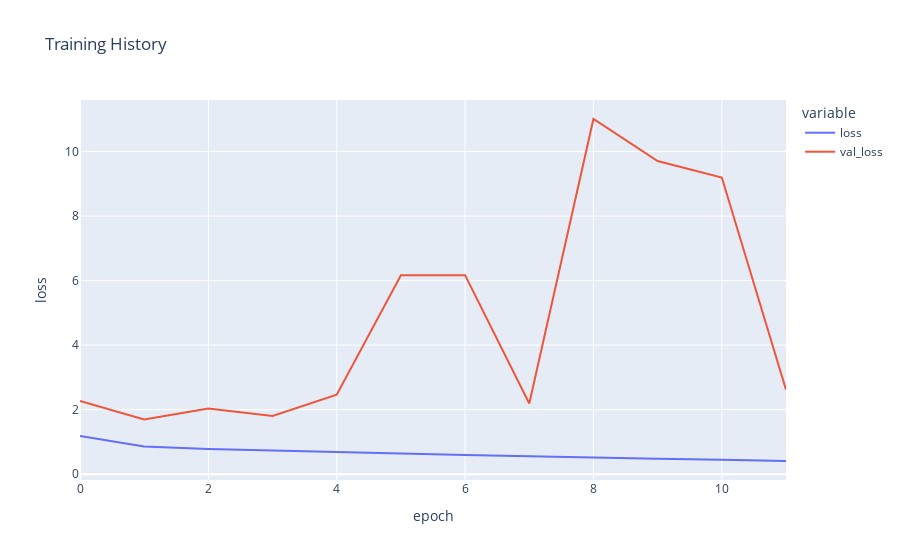

This figure's notebook cell:
### Markdown cell above
### Plotting model performance

### Code cell
fig = px.line(
    history_ethnicity.history, y=['loss', 'val_loss'],
    labels={'index': 'epoch', 'value': 'loss'}, 
    title='Training History')
fig.show()

### Figure 1 — Plotly figure (JSON) as saved in the notebook; plotly's stock layout.template omitted (floating-point values rounded to 4 significant figures)
{"data": [{"hovertemplate": "variable=loss<br>epoch=%{x}<br>loss=%{y}<extra></extra>", "legendgroup": "loss", "line": {"color": "#636efa", "dash": "solid"}, "marker": {"symbol": "circle"}, "mode": "lines", "name": "loss", "orientation": "v", "showlegend": true, "type": "scatter", "x": [0, 1, 2, 3, 4, 5, 6, 7, 8, 9, 10, 11], "xaxis": "x", "y": [1.187, 0.8604, 0.7813, 0.7302, 0.6738, 0.6431, 0.5929, 0.5567, 0.5113, 0.4763, 0.4493, 0.4083], "yaxis": "y"}, {"hovertemplate": "variable=val_loss<br>epoch=%{x}<br>loss=%{y}<extra></extra>", "legendgroup": "val_loss", "line": {"color": "#EF553B", "dash": "solid"}, "marker": {"symbol": "circle"}, "mode": "lines", "name": "val_loss", "orientation": "v", "showlegend": true, "type": "scatter", "x": [0, 1, 2, 3, 4, 5, 6, 7, 8, 9, 10, 11], "xaxis": "x", "y": [2.267, 1.698, 2.032, 1.806, 2.466, 6.165, 6.169, 2.19, 11.01, 9.705, 9.196, 2.619], "yaxis": "y"}], "layout": {"legend": {"title": {"text": "variable"}, "tracegroupgap": 0}, "title": {"text": "Training History"}, "xaxis": {"anchor": "y", "domain": [0, 1], "title": {"text": "epoch"}}, "yaxis": {"anchor": "x", "domain": [0, 1], "title": {"text": "loss"}}}}
